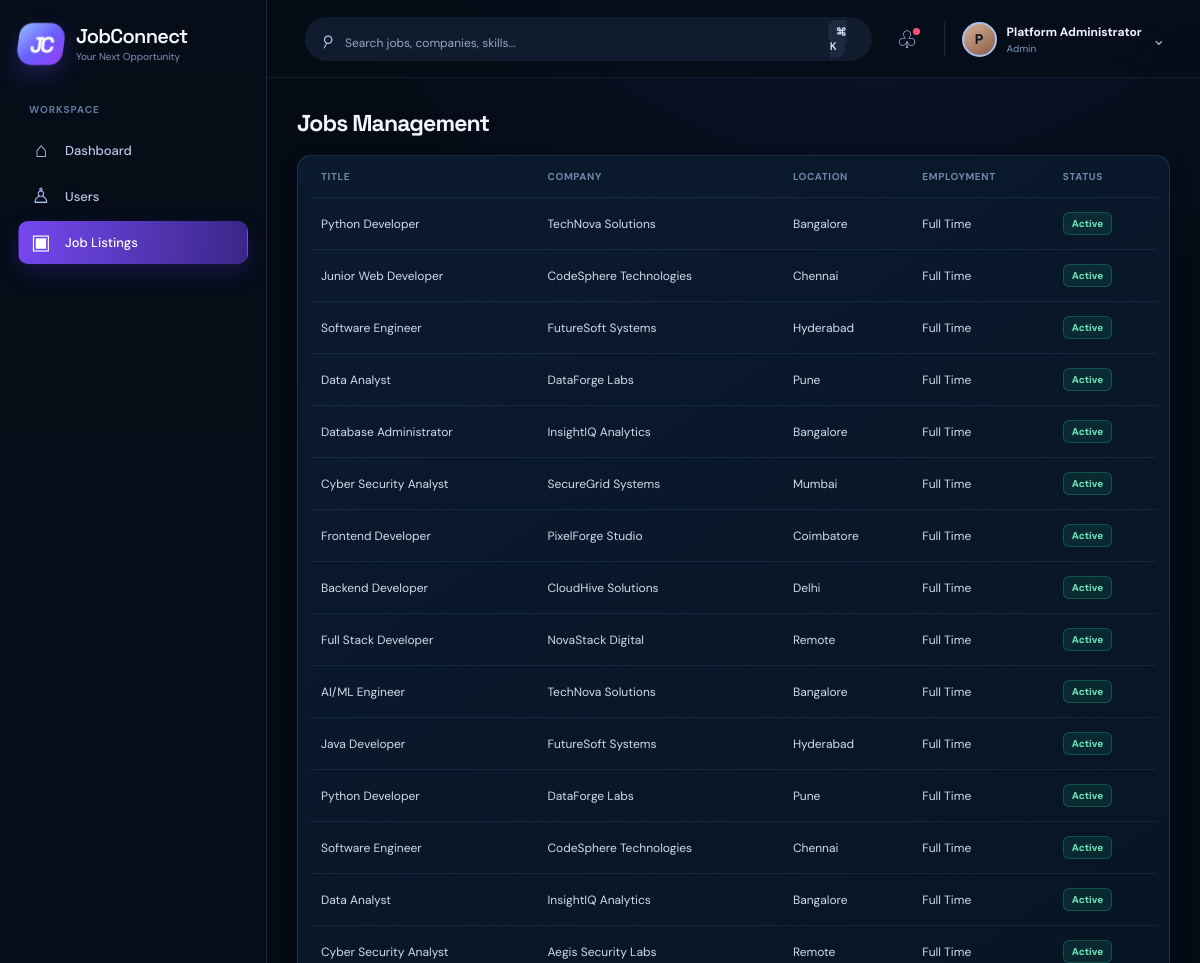
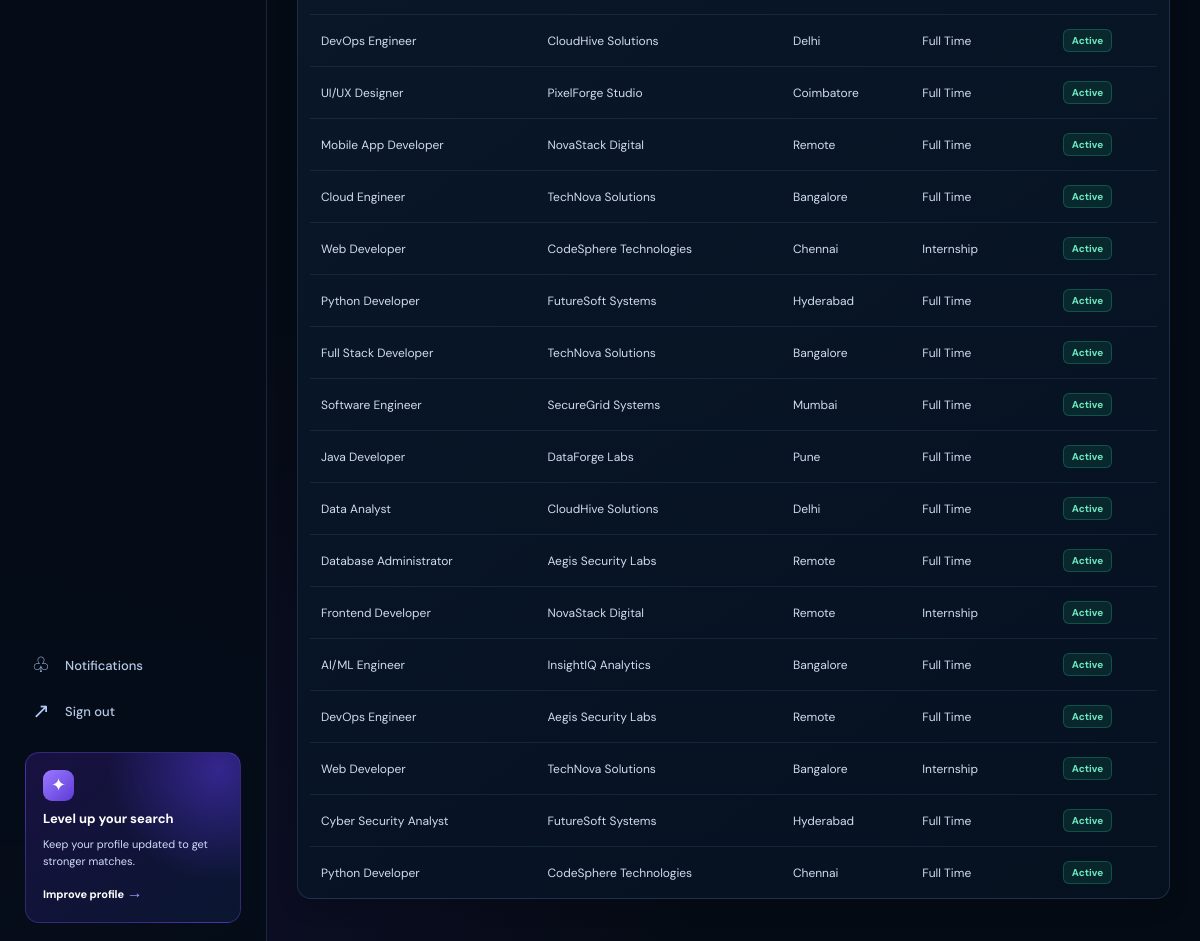
Page /admin/jobs (signed in) on the committed database (2 pictures, top to bottom).
### tables this page shows
CREATE TABLE users (
            id INTEGER PRIMARY KEY AUTOINCREMENT,
            username TEXT UNIQUE NOT NULL,
            full_name TEXT NOT NULL,
            email TEXT UNIQUE NOT NULL,
            phone TEXT,
            password_hash TEXT NOT NULL,
            role TEXT NOT NULL,
            location TEXT,
            profile_image TEXT,
            created_at TEXT NOT NULL DEFAULT CURRENT_TIMESTAMP
        );

CREATE TABLE jobs (
            id INTEGER PRIMARY KEY AUTOINCREMENT,
            company_id INTEGER,
            recruiter_id INTEGER,
            title TEXT NOT NULL,
            description TEXT,
            responsibilities TEXT,
            required_skills TEXT,
            preferred_skills TEXT,
            location TEXT,
            salary_min INTEGER,
            salary_max INTEGER,
            employment_type TEXT,
            workplace_type TEXT,
            experience_level TEXT,
            education TEXT,
            deadline TEXT,
            status TEXT DEFAULT 'active',
            created_at TEXT NOT NULL DEFAULT CURRENT_TIMESTAMP,
            FOREIGN KEY(company_id) REFERENCES companies(id),
            FOREIGN KEY(recruiter_id) REFERENCES users(id)
        );

CREATE TABLE companies (
            id INTEGER PRIMARY KEY AUTOINCREMENT,
            recruiter_id INTEGER,
            company_name TEXT NOT NULL,
            logo TEXT,
            description TEXT,
            industry TEXT,
            location TEXT,
            website TEXT,
            employee_count INTEGER,
            created_at TEXT NOT NULL DEFAULT CURRENT_TIMESTAMP,
            FOREIGN KEY(recruiter_id) REFERENCES users(id)
        );

### backend/app.py (the view)
@app.route("/admin/jobs")
@login_required
@role_required("admin")
def admin_jobs():
    conn = get_db_connection()
    jobs_list = conn.execute("SELECT j.*, c.company_name FROM jobs j LEFT JOIN companies c ON c.id = j.company_id ORDER BY j.created_at DESC").fetchall()
    conn.close()
    return render_template("admin_jobs.html", jobs=[dict(row) for row in jobs_list], user=get_current_user())

### backend/app.py (called while the page is built, shortened)
def login_required(view):
    @wraps(view)
    def wrapped(*args, **kwargs):
        if not session.get("user_id"):
            flash("Please log in to continue.", "error")
            return redirect(url_for("login"))
        return view(*args, **kwargs)
    return wrapped

def role_required(*roles):
    def decorator(view):
        @wraps(view)
        def wrapped(*args, **kwargs):
            if not session.get("user_id"):
                flash("Please log in to continue.", "error")
                return redirect(url_for("login"))
            user = get_current_user()
            if user and user["role"] in roles:
                return view(*args, **kwargs)
            flash("You are not authorized to access this page.", "error")
            return redirect(url_for("dashboard"))
        return wrapped
    return decorator

def get_current_user():
    user_id = session.get("user_id")
    if not user_id:
        return None
    conn = get_db_connection()
    user = conn.execute("SELECT * FROM users WHERE id = ?", (user_id,)).fetchone()
    conn.close()
    return dict(user) if user else None

def ensure_demo_data():
    conn = get_db_connection()
    user_count = conn.execute("SELECT COUNT(*) FROM users").fetchone()[0]
    if user_count > 0:
        conn.close()
        return

@app.before_request
def setup_demo_data():
    init_db()
    ensure_demo_data()

@app.context_processor
def inject_user():
    return {"current_user": get_current_user()}

### backend/database.py (called while the page is built)
def get_db_connection():
    conn = sqlite3.connect(DB_PATH)
    conn.row_factory = sqlite3.Row
    return conn

### frontend/templates/admin_jobs.html (shortened to what this page needs)
{% extends 'base.html' %}
{% block content %}
<div class="container">
  <div class="section-heading">
    <h2>Jobs Management</h2>
  </div>
  <div class="table-wrap">
    <table>
      <thead>
        <tr>
          <th>Title</th>
          <th>Company</th>
          <th>Location</th>
          <th>Employment</th>
          <th>Status</th>
        </tr>
      </thead>
      <tbody>
        {% for job in jobs %}
        <tr>
          <td>{{ job.title }}</td>
          <td>{{ job.company_name or 'Demo Company' }}</td>
          <td>{{ job.location }}</td>
          <td>{{ job.employment_type }}</td>
          <td><span class="badge success">{{ job.status }}</span></td>
        </tr>
        {% else %}
        <tr><td colspan="5">No jobs found.</td></tr>
        {% endfor %}
      </tbody>
    </table>
  </div>
</div>
{% endblock %}

### frontend/templates/base.html (shortened to what this page needs)
<!DOCTYPE html>
<html lang="en">
  <head>
    <link rel="stylesheet" href="{{ url_for('static', filename='css/style.css', v='8') }}" />
  </head>
  <body>
    {% set active = request.endpoint or '' %}
    <div class="page-shell {% if current_user %}signed-in{% else %}guest-shell{% endif %}">
      {% if current_user %}
      <aside class="sidebar" id="sidebar">
        <a class="brand-wrap" href="{{ url_for('dashboard') }}" aria-label="JobConnect dashboard">
          <span class="brand-mark">JC</span>
          <span><span class="brand-name">JobConnect</span><span class="brand-tag">Your Next Opportunity</span></span>
        </a>
        <nav class="sidebar-nav" aria-label="Main navigation">
          <p class="nav-label">Workspace</p>
          <a class="nav-link {% if active == 'dashboard' %}active{% endif %}" href="{{ url_for('dashboard') }}"><span class="nav-icon">⌂</span>Dashboard</a>
          {% if current_user.role == 'job_seeker' %}
          <a class="nav-link {% if active == 'profile' %}active{% endif %}" href="{{ url_for('profile') }}"><span class="nav-icon">♙</span>My Profile</a>
          <a class="nav-link {% if active == 'jobs' or active == 'search_results' or active == 'job_detail' %}active{% endif %}" href="{{ url_for('jobs') }}"><span class="nav-icon">⌕</span>Find Jobs</a>
          <a class="nav-link {% if active == 'saved_jobs' %}active{% endif %}" href="{{ url_for('saved_jobs') }}"><span class="nav-icon">♡</span>Saved Jobs</a>
          <a class="nav-link {% if active == 'applications_page' or active == 'application_detail' %}active{% endif %}" href="{{ url_for('applications_page') }}"><span class="nav-icon">▣</span>Applications</a>
          <a class="nav-link {% if active == 'interviews_page' or active == 'interview_detail' %}active{% endif %}" href="{{ url_for('interviews_page') }}"><span class="nav-icon">□</span>Interviews</a>
          <a class="nav-link {% if active == 'resume_management' %}active{% endif %}" href="{{ url_for('resume_management') }}"><span class="nav-icon">▤</span>Resume</a>
          <a class="nav-link {% if active == 'job_alerts' %}active{% endif %}" href="{{ url_for('job_alerts') }}"><span class="nav-icon">◉</span>Job Alerts</a>
          {% else %}
          <a class="nav-link {% if active == 'admin_users' %}active{% endif %}" href="{{ url_for('admin_users') }}"><span class="nav-icon">♙</span>Users</a>
          <a class="nav-link {% if active == 'admin_jobs' %}active{% endif %}" href="{{ url_for('admin_jobs') }}"><span class="nav-icon">▣</span>Job Listings</a>
          {% endif %}
        </nav>
        <div class="sidebar-bottom">
          <a class="nav-link {% if active == 'notifications_page' %}active{% endif %}" href="{{ url_for('notifications_page') }}"><span class="nav-icon">♧</span>Notifications</a>
          <a class="nav-link" href="{{ url_for('logout') }}"><span class="nav-icon">↗</span>Sign out</a>
          <div class="upgrade-card">
            <span class="upgrade-icon">✦</span><strong>Level up your search</strong>
            <span>Keep your profile updated to get stronger matches.</span>
            <a href="{{ url_for('profile') if current_user.role != 'admin' else url_for('dashboard') }}">Improve profile <b>→</b></a>
          </div>
        </div>
      </aside>
      <div class="workspace">
        <header class="topbar">
          <form method="GET" action="{{ url_for('search_results') }}" class="search-form">
            <span class="search-icon">⌕</span><input type="text" name="q" placeholder="Search jobs, companies, skills..." value="{{ request.args.get('q', '') }}" />
            <button type="submit" aria-label="Search">Search <kbd>⌘ K</kbd></button>
          </form>
          <div class="topbar-actions">
            <a href="{{ url_for('notifications_page') }}" class="round-action" aria-label="Notifications">♧</a>
            <a href="{{ url_for('profile') if current_user.role != 'admin' else url_for('dashboard') }}" class="user-menu"><span class="avatar">{{ current_user.full_name[:1]|upper }}</span><span class="user-menu-text"><b>{{ current_user.full_name }}</b><small>{{ current_user.role|replace('_', ' ')|title }}</small></span><span class="chevron">⌄</span></a>
          </div>
        </header>
      {% endif %}
      <main class="{% if current_user %}main-content{% else %}landing-main{% endif %}">{% block content %}{% endblock %}</main>
      {% if current_user %}</div>{% endif %}
    </div>
  </body>
</html>

### rows in the picture
users: full_name "P", full_name "Platform Administrator", role "Admin"
jobs: title "Python Developer", company_name "TechNova Solutions", location "Bangalore", employment_type "Full Time", status "Active"
jobs: title "Junior Web Developer", company_name "CodeSphere Technologies", location "Chennai", employment_type "Full Time", status "Active"
jobs: title "Software Engineer", company_name "FutureSoft Systems", location "Hyderabad", employment_type "Full Time", status "Active"
jobs: title "Data Analyst", company_name "DataForge Labs", location "Pune", employment_type "Full Time", status "Active"
jobs: title "Database Administrator", company_name "InsightIQ Analytics", location "Bangalore", employment_type "Full Time", status "Active"
jobs: title "Cyber Security Analyst", company_name "SecureGrid Systems", location "Mumbai", employment_type "Full Time", status "Active"
jobs: title "Frontend Developer", company_name "PixelForge Studio", location "Coimbatore", employment_type "Full Time", status "Active"
jobs: title "Backend Developer", company_name "CloudHive Solutions", location "Delhi", employment_type "Full Time", status "Active"
jobs: title "Full Stack Developer", company_name "NovaStack Digital", location "Remote", employment_type "Full Time", status "Active"
jobs: title "AI/ML Engineer", company_name "TechNova Solutions", location "Bangalore", employment_type "Full Time", status "Active"
jobs: title "Java Developer", company_name "FutureSoft Systems", location "Hyderabad", employment_type "Full Time", status "Active"
jobs: title "Python Developer", company_name "DataForge Labs", location "Pune", employment_type "Full Time", status "Active"
jobs: title "Software Engineer", company_name "CodeSphere Technologies", location "Chennai", employment_type "Full Time", status "Active"
jobs: title "Data Analyst", company_name "InsightIQ Analytics", location "Bangalore", employment_type "Full Time", status "Active"
jobs: title "Cyber Security Analyst", company_name "Aegis Security Labs", location "Remote", employment_type "Full Time", status "Active"
jobs: title "DevOps Engineer", company_name "CloudHive Solutions", location "Delhi", employment_type "Full Time", status "Active"
jobs: title "UI/UX Designer", company_name "PixelForge Studio", location "Coimbatore", employment_type "Full Time", status "Active"
jobs: title "Mobile App Developer", company_name "NovaStack Digital", location "Remote", employment_type "Full Time", status "Active"
jobs: title "Cloud Engineer", company_name "TechNova Solutions", location "Bangalore", employment_type "Full Time", status "Active"
jobs: title "Web Developer", company_name "CodeSphere Technologies", location "Chennai", employment_type "Internship", status "Active"
jobs: title "Python Developer", company_name "FutureSoft Systems", location "Hyderabad", employment_type "Full Time", status "Active"
jobs: title "Full Stack Developer", company_name "TechNova Solutions", location "Bangalore", employment_type "Full Time", status "Active"
jobs: title "Software Engineer", company_name "SecureGrid Systems", location "Mumbai", employment_type "Full Time", status "Active"
jobs: title "Java Developer", company_name "DataForge Labs", location "Pune", employment_type "Full Time", status "Active"
jobs: title "Data Analyst", company_name "CloudHive Solutions", location "Delhi", employment_type "Full Time", status "Active"
jobs: title "Database Administrator", company_name "Aegis Security Labs", location "Remote", employment_type "Full Time", status "Active"
jobs: title "Frontend Developer", company_name "NovaStack Digital", location "Remote", employment_type "Internship", status "Active"
jobs: title "AI/ML Engineer", company_name "InsightIQ Analytics", location "Bangalore", employment_type "Full Time", status "Active"
jobs: title "DevOps Engineer", company_name "Aegis Security Labs", location "Remote", employment_type "Full Time", status "Active"
jobs: title "Web Developer", company_name "TechNova Solutions", location "Bangalore", employment_type "Internship", status "Active"
jobs: title "Cyber Security Analyst", company_name "FutureSoft Systems", location "Hyderabad", employment_type "Full Time", status "Active"
jobs: title "Python Developer", company_name "CodeSphere Technologies", location "Chennai", employment_type "Full Time", status "Active"
